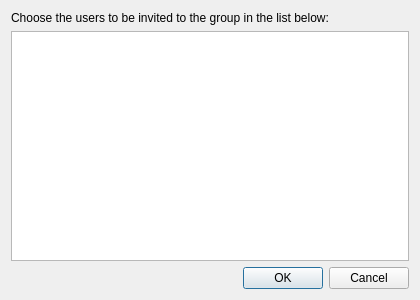
<?xml version="1.0" encoding="UTF-8"?>
<ui version="4.0">
 <class>InviteToGroupDialog</class>
 <widget class="QDialog" name="InviteToGroupDialog">
  <property name="geometry">
   <rect>
    <x>0</x>
    <y>0</y>
    <width>420</width>
    <height>300</height>
   </rect>
  </property>
  <property name="windowTitle">
   <string>Invite Users To Group</string>
  </property>
  <layout class="QVBoxLayout" name="verticalLayout_2">
   <item>
    <layout class="QVBoxLayout" name="verticalLayout">
     <item>
      <widget class="QLabel" name="label">
       <property name="text">
        <string>Choose the users to be invited to the group in the list below:</string>
       </property>
       <property name="wordWrap">
        <bool>true</bool>
       </property>
      </widget>
     </item>
     <item>
      <widget class="QListView" name="listView"/>
     </item>
    </layout>
   </item>
   <item>
    <widget class="QDialogButtonBox" name="buttonBox">
     <property name="orientation">
      <enum>Qt::Horizontal</enum>
     </property>
     <property name="standardButtons">
      <set>QDialogButtonBox::Cancel|QDialogButtonBox::Ok</set>
     </property>
    </widget>
   </item>
  </layout>
 </widget>
 <resources/>
 <connections>
  <connection>
   <sender>buttonBox</sender>
   <signal>accepted()</signal>
   <receiver>InviteToGroupDialog</receiver>
   <slot>accept()</slot>
   <hints>
    <hint type="sourcelabel">
     <x>248</x>
     <y>254</y>
    </hint>
    <hint type="destinationlabel">
     <x>157</x>
     <y>274</y>
    </hint>
   </hints>
  </connection>
  <connection>
   <sender>buttonBox</sender>
   <signal>rejected()</signal>
   <receiver>InviteToGroupDialog</receiver>
   <slot>reject()</slot>
   <hints>
    <hint type="sourcelabel">
     <x>316</x>
     <y>260</y>
    </hint>
    <hint type="destinationlabel">
     <x>286</x>
     <y>274</y>
    </hint>
   </hints>
  </connection>
 </connections>
</ui>
